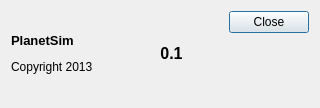
<?xml version="1.0" encoding="UTF-8"?>
<ui version="4.0">
 <class>CAboutDialog</class>
 <widget class="QDialog" name="CAboutDialog">
  <property name="windowModality">
   <enum>Qt::ApplicationModal</enum>
  </property>
  <property name="geometry">
   <rect>
    <x>0</x>
    <y>0</y>
    <width>320</width>
    <height>108</height>
   </rect>
  </property>
  <property name="windowTitle">
   <string>About</string>
  </property>
  <property name="modal">
   <bool>true</bool>
  </property>
  <layout class="QHBoxLayout" name="horizontalLayout">
   <item>
    <widget class="QLabel" name="label">
     <property name="contextMenuPolicy">
      <enum>Qt::NoContextMenu</enum>
     </property>
     <property name="text">
      <string>&lt;html&gt;&lt;head/&gt;&lt;body&gt;&lt;p&gt;&lt;span style=&quot; font-size:10pt; font-weight:600;&quot;&gt;PlanetSim&lt;/span&gt;&lt;/p&gt;&lt;p&gt;Copyright 2013&lt;/p&gt;&lt;/body&gt;&lt;/html&gt;</string>
     </property>
     <property name="wordWrap">
      <bool>true</bool>
     </property>
    </widget>
   </item>
   <item>
    <widget class="QLabel" name="versionLabel">
     <property name="contextMenuPolicy">
      <enum>Qt::NoContextMenu</enum>
     </property>
     <property name="text">
      <string>&lt;html&gt;&lt;head/&gt;&lt;body&gt;&lt;p&gt;&lt;span style=&quot; font-size:12pt; font-weight:600;&quot;&gt;0.1&lt;/span&gt;&lt;/p&gt;&lt;/body&gt;&lt;/html&gt;</string>
     </property>
     <property name="scaledContents">
      <bool>true</bool>
     </property>
     <property name="alignment">
      <set>Qt::AlignCenter</set>
     </property>
    </widget>
   </item>
   <item>
    <widget class="QDialogButtonBox" name="buttonBox">
     <property name="orientation">
      <enum>Qt::Vertical</enum>
     </property>
     <property name="standardButtons">
      <set>QDialogButtonBox::Close</set>
     </property>
    </widget>
   </item>
  </layout>
 </widget>
 <resources/>
 <connections>
  <connection>
   <sender>buttonBox</sender>
   <signal>accepted()</signal>
   <receiver>CAboutDialog</receiver>
   <slot>accept()</slot>
   <hints>
    <hint type="sourcelabel">
     <x>248</x>
     <y>36</y>
    </hint>
    <hint type="destinationlabel">
     <x>157</x>
     <y>199</y>
    </hint>
   </hints>
  </connection>
  <connection>
   <sender>buttonBox</sender>
   <signal>rejected()</signal>
   <receiver>CAboutDialog</receiver>
   <slot>reject()</slot>
   <hints>
    <hint type="sourcelabel">
     <x>310</x>
     <y>45</y>
    </hint>
    <hint type="destinationlabel">
     <x>286</x>
     <y>199</y>
    </hint>
   </hints>
  </connection>
 </connections>
</ui>
